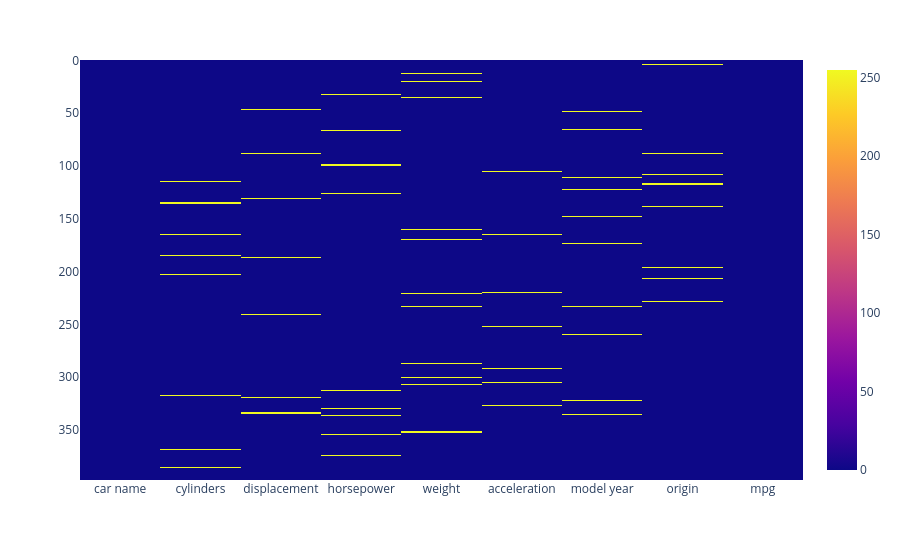

Notebook code for this chart:
### Code cell
df_car.isna().plot(kind='imshow')

### Figure 1 — Plotly figure (JSON) as saved in the notebook; plotly's stock layout.template omitted (floating-point values rounded to 4 significant figures; data arrays with more than 128 entries replaced by an {"elided": "..."} marker saying what was removed)
{"data": [{"coloraxis": "coloraxis", "name": "0", "x": ["car name", "cylinders", "displacement", "horsepower", "weight", "acceleration", "model year", "origin", "mpg"], "y": {"elided": "398 int values"}, "z": {"elided": "398x9 int values"}, "type": "heatmap", "xaxis": "x", "yaxis": "y", "hovertemplate": "x: %{x}<br>y: %{y}<br>color: %{z}<extra></extra>"}], "layout": {"xaxis": {"anchor": "y", "domain": [0.0, 1.0], "scaleanchor": "y", "constrain": "domain"}, "yaxis": {"anchor": "x", "domain": [0.0, 1.0], "autorange": "reversed", "constrain": "domain"}, "coloraxis": {"colorscale": [[0.0, "#0d0887"], [0.1111, "#46039f"], [0.2222, "#7201a8"], [0.3333, "#9c179e"], [0.4444, "#bd3786"], [0.5556, "#d8576b"], [0.6667, "#ed7953"], [0.7778, "#fb9f3a"], [0.8889, "#fdca26"], [1.0, "#f0f921"]]}, "margin": {"t": 60}}}
